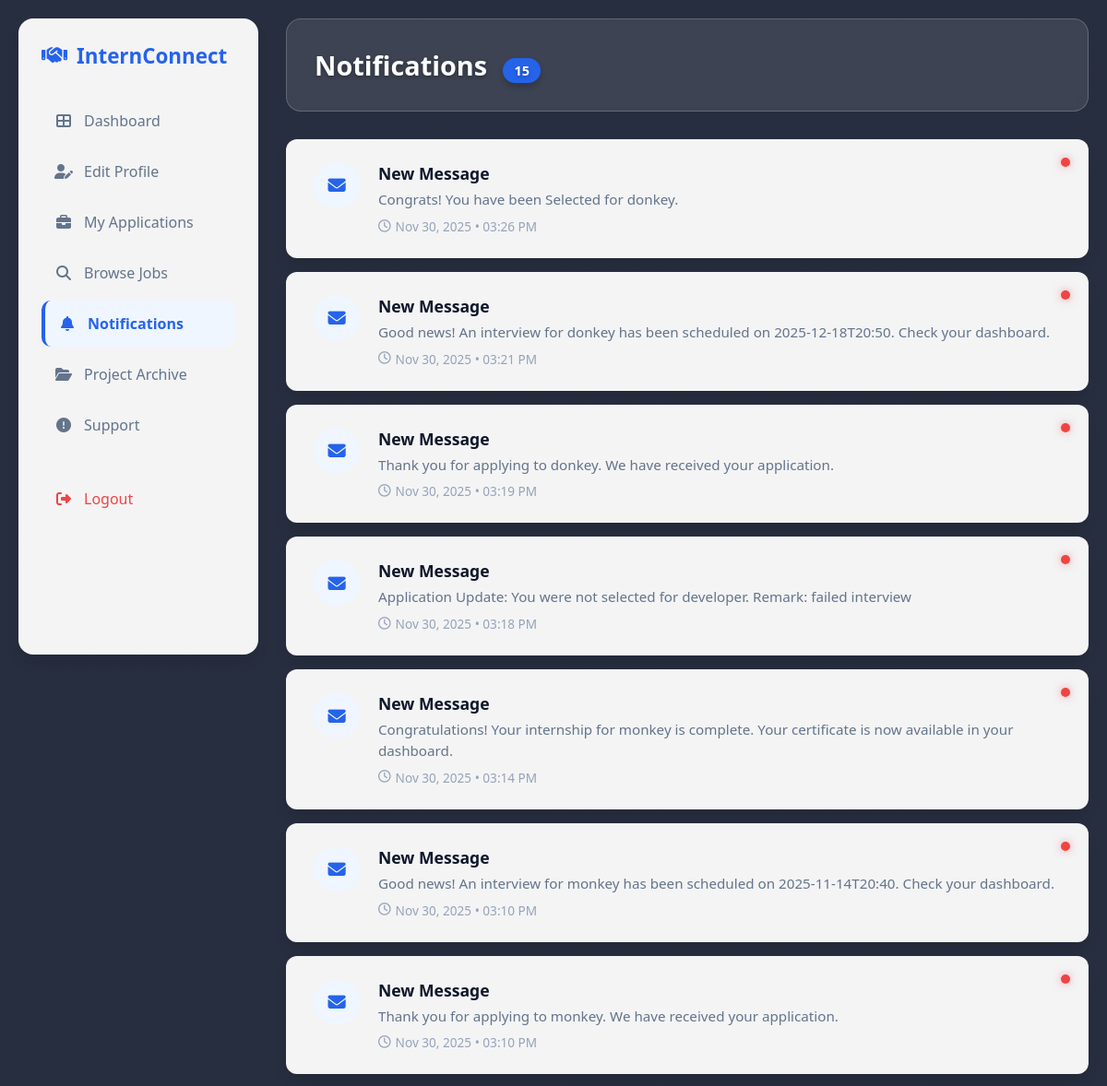
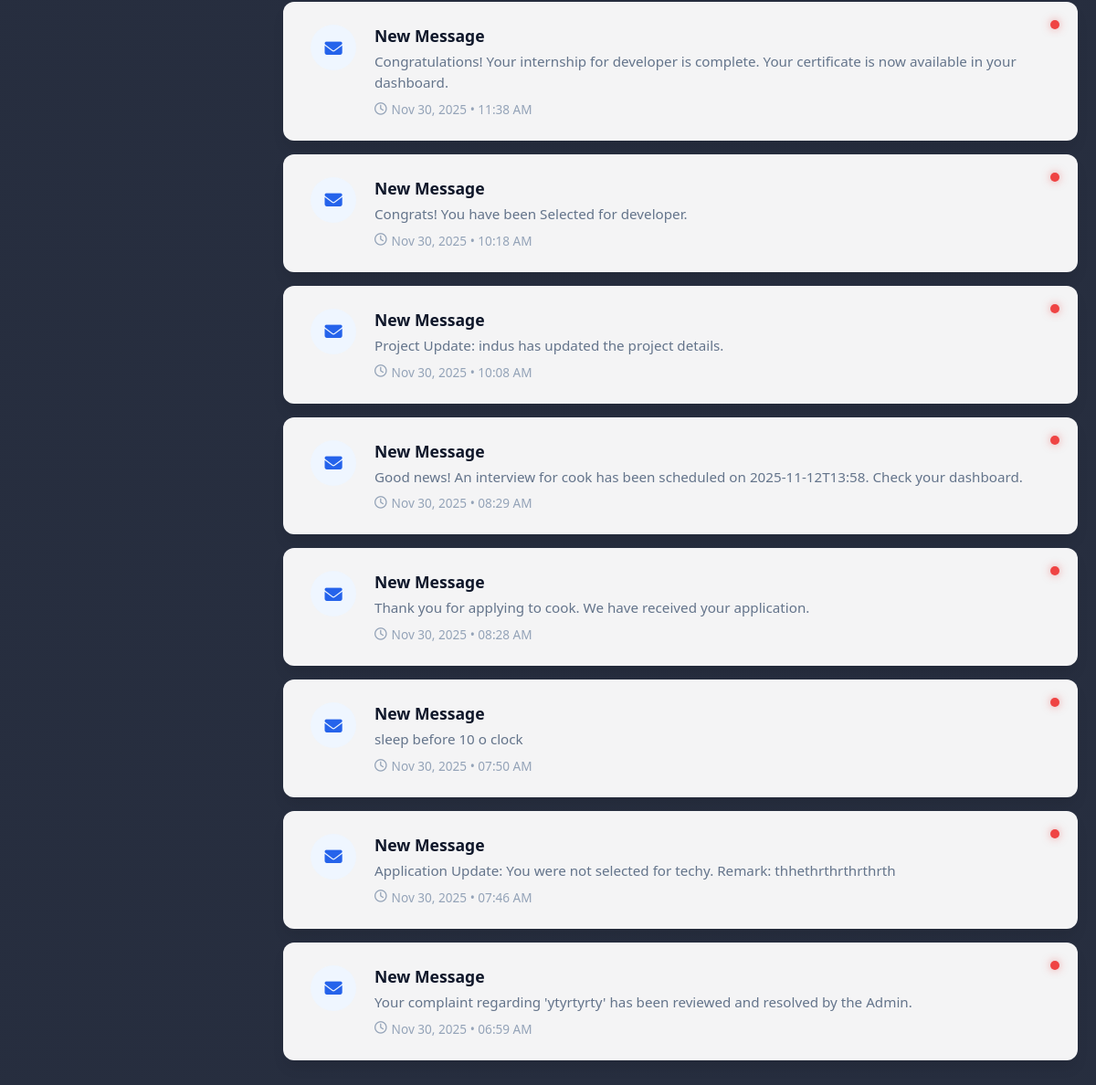
Page /notifications/ (signed in) on the committed database (2 pictures, top to bottom).
### myapp/models.py (models this page shows, shortened)
class Notification(models.Model):
    recipient_student = models.ForeignKey(Register, on_delete=models.CASCADE, null=True, blank=True)
    recipient_company = models.ForeignKey(Employer, on_delete=models.CASCADE, null=True, blank=True)
    message = models.TextField()
    date = models.DateTimeField(auto_now_add=True)
    is_read = models.BooleanField(default=False)

### myapp/views.py (the view)
# urls.py: path('notifications/', views.my_notifications, name='my_notifications'),
def my_notifications(request):
    if 'uid' in request.session:
        user = Register.objects.get(id=request.session['uid'])
        notifs = Notification.objects.filter(recipient_student=user).order_by('-date')
    elif 'cid' in request.session:
        company = Employer.objects.get(id=request.session['cid'])
        notifs = Notification.objects.filter(recipient_company=company).order_by('-date')
    else:
        return redirect('login')
    return render(request, 'common/notifications.html', {'notifs': notifs})

### myapp/templates/common/notifications.html (shortened to what this page needs)
<!DOCTYPE html>
<html lang="en">
<head>
    <link rel="stylesheet" href="https://cdnjs.cloudflare.com/ajax/libs/font-awesome/6.4.0/css/all.min.css">
</head>
<body>
    <div class="container">
        <div class="sidebar">
            <div class="brand"><i class="fas fa-handshake"></i> InternConnect</div>
            {% if request.session.uid %}
            <a href="{% url 'user_dashboard' %}" class="menu-item"><i class="fas fa-th-large"></i> Dashboard</a>
            <a href="{% url 'user_edit' %}" class="menu-item"><i class="fas fa-user-edit"></i> Edit Profile</a>
            <a href="{% url 'my_applications' %}" class="menu-item"><i class="fas fa-briefcase"></i> My Applications</a>
            <a href="{% url 'browse_internships' %}" class="menu-item"><i class="fas fa-search"></i> Browse Jobs</a>
            {% endif %}
            <a href="#" class="menu-item active"><i class="fas fa-bell"></i> Notifications</a>
            <a href="{% url 'project_archive' %}" class="menu-item"><i class="fas fa-folder-open"></i> Project Archive</a>
            <a href="{% url 'file_complaint' %}" class="menu-item"><i class="fas fa-exclamation-circle"></i> Support</a>
            <a href="{% url 'logout' %}" class="menu-item" style="color: #ef4444; margin-top: 30px;"><i class="fas fa-sign-out-alt"></i> Logout</a>
        </div>
        <div class="main-content">
            <div class="header">
                <h1>Notifications <span class="badge">{{ notifs|length }}</span></h1>
            </div>
            {% for n in notifs %}
            <div class="notif-card">
                {% if not n.is_read %}<div class="unread-dot"></div>{% endif %}
                <div class="icon-box"><i class="fas fa-envelope"></i></div>
                <div class="content">
                    <h4>New Message</h4>
                    <p>{{ n.message }}</p>
                    <div class="time"><i class="far fa-clock"></i> {{ n.date|date:"M d, Y • h:i A" }}</div>
                </div>
            </div>
            {% empty %}
            <div class="empty-state">
                <i class="fas fa-bell-slash"></i>
                <h3>All caught up!</h3>
                <p>You have no new notifications.</p>
            </div>
            {% endfor %}
        </div>
    </div>
</body>
</html>

### myapp/templates/common/notifications.html (style rules this page uses)
:root { --primary: #0f172a; --accent: #2563eb; --light: #f1f5f9; --shadow: 0 10px 15px -3px rgba(0,0,0,0.1); }
body { background: linear-gradient(rgba(15, 23, 42, 0.9), rgba(15, 23, 42, 0.9)), url('https://images.unsplash.com/photo-1497366216548-37526070297c?ixlib=rb-1.2.1&auto=format&fit=crop&w=1600&q=80'); background-size: cover; background-position: center; background-attachment: fixed; font-family: 'Segoe UI', sans-serif; padding: 20px; margin: 0; min-height: 100vh; }
.container { max-width: 1200px; margin: 0 auto; display: grid; grid-template-columns: 260px 1fr; gap: 30px; }
.sidebar { background: rgba(255, 255, 255, 0.95); backdrop-filter: blur(10px); border-radius: 16px; padding: 25px; height: fit-content; min-height: 80vh; box-shadow: var(--shadow); position: sticky; top: 20px; }
.brand { font-size: 1.4rem; font-weight: 700; color: var(--accent); margin-bottom: 30px; display: flex; align-items: center; gap: 10px; }
.menu-item { display: flex; align-items: center; gap: 12px; padding: 14px; color: #64748b; text-decoration: none; border-radius: 10px; margin-bottom: 5px; font-weight: 500; transition: 0.3s; }
.menu-item.active { background: #eff6ff; color: var(--accent); font-weight: 600; border-left: 4px solid var(--accent); }
.menu-item i { width: 20px; text-align: center; }
.main-content { max-width: 900px; margin: 0 auto; width: 100%; }
.header { background: rgba(255, 255, 255, 0.1); padding: 30px; border-radius: 16px; margin-bottom: 30px; display: flex; justify-content: space-between; align-items: center; border: 1px solid rgba(255,255,255,0.2); backdrop-filter: blur(5px); }
.header h1 { margin: 0; color: white; font-size: 1.8rem; text-shadow: 0 2px 4px rgba(0,0,0,0.3); }
.badge { background: var(--accent); color: white; padding: 4px 12px; border-radius: 20px; font-size: 0.9rem; margin-left: 10px; font-weight: bold; box-shadow: 0 4px 6px rgba(0,0,0,0.2); }
.notif-card { background: rgba(255, 255, 255, 0.95); backdrop-filter: blur(10px); border-radius: 12px; padding: 25px; margin-bottom: 15px; box-shadow: var(--shadow); display: flex; gap: 20px; transition: all 0.3s ease; border-left: 5px solid transparent; position: relative; }
.icon-box { width: 50px; height: 50px; background: #eff6ff; border-radius: 50%; display: flex; align-items: center; justify-content: center; color: var(--accent); font-size: 1.2rem; flex-shrink: 0; }
.content h4 { margin: 0 0 5px 0; color: var(--primary); font-size: 1.1rem; }
.content p { margin: 0; color: #64748b; font-size: 0.95rem; line-height: 1.5; }
.time { font-size: 0.85rem; color: #94a3b8; margin-top: 8px; display: flex; align-items: center; gap: 5px; }
.unread-dot { position: absolute; top: 20px; right: 20px; width: 10px; height: 10px; background-color: #ef4444; border-radius: 50%; box-shadow: 0 0 10px rgba(239, 68, 68, 0.5); }

### rows in the picture
Notification: is_read False (drawn), message "Congrats! You have been Selected for donkey.", date "Nov 30, 2025 • 03:26 PM"
Notification: is_read False (drawn), message "Good news! An interview for donkey has been scheduled on 2025-12-18T20:50. Check your dashboard.", date "Nov 30, 2025 • 03:21 PM"
Notification: is_read False (drawn), message "Thank you for applying to donkey. We have received your application.", date "Nov 30, 2025 • 03:19 PM"
Notification: is_read False (drawn), message "Application Update: You were not selected for developer. Remark: failed interview", date "Nov 30, 2025 • 03:18 PM"
Notification: is_read False (drawn), message "Congratulations! Your internship for monkey is complete. Your certificate is now available in your dashboard.", date "Nov 30, 2025 • 03:14 PM"
Notification: is_read False (drawn), message "Good news! An interview for monkey has been scheduled on 2025-11-14T20:40. Check your dashboard.", date "Nov 30, 2025 • 03:10 PM"
Notification: is_read False (drawn), message "Thank you for applying to monkey. We have received your application.", date "Nov 30, 2025 • 03:10 PM"
Notification: is_read False (drawn), message "Congratulations! Your internship for developer is complete. Your certificate is now available in your dashboard.", date "Nov 30, 2025 • 11:38 AM"
Notification: is_read False (drawn), message "Congrats! You have been Selected for developer.", date "Nov 30, 2025 • 10:18 AM"
Notification: is_read False (drawn), message "Project Update: indus has updated the project details.", date "Nov 30, 2025 • 10:08 AM"
Notification: is_read False (drawn), message "Good news! An interview for cook has been scheduled on 2025-11-12T13:58. Check your dashboard.", date "Nov 30, 2025 • 08:29 AM"
Notification: is_read False (drawn), message "Thank you for applying to cook. We have received your application.", date "Nov 30, 2025 • 08:28 AM"
Notification: is_read False (drawn), message "sleep before 10 o clock", date "Nov 30, 2025 • 07:50 AM"
Notification: is_read False (drawn), message "Application Update: You were not selected for techy. Remark: thhethrthrthrthrth", date "Nov 30, 2025 • 07:46 AM"
Notification: is_read False (drawn), message "Your complaint regarding 'ytyrtyrty' has been reviewed and resolved by the Admin.", date "Nov 30, 2025 • 06:59 AM"

### other values in the picture
{{ notifs|length }} "15"
